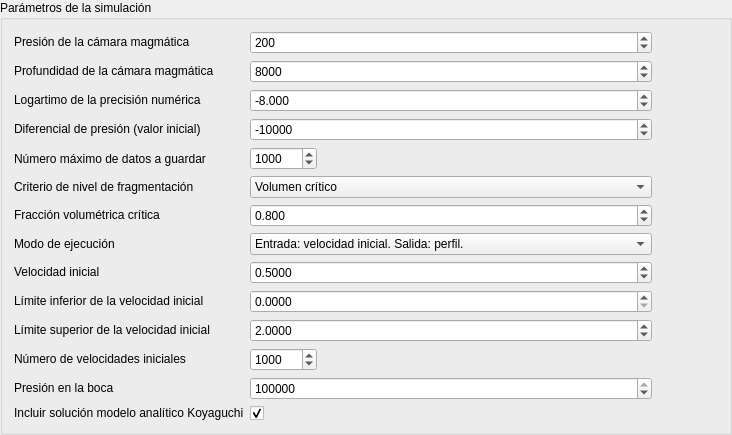
         <widget class="QGroupBox" name="SimulacionBox">
          <property name="title">
           <string>Parámetros de la simulación</string>
          </property>
          <layout class="QGridLayout" name="gridLayout_6">
           <item row="14" column="0">
            <widget class="QLabel" name="KA_label">
             <property name="enabled">
              <bool>true</bool>
             </property>
             <property name="sizePolicy">
              <sizepolicy hsizetype="Preferred" vsizetype="Fixed">
               <horstretch>0</horstretch>
               <verstretch>0</verstretch>
              </sizepolicy>
             </property>
             <property name="layoutDirection">
              <enum>Qt::LeftToRight</enum>
             </property>
             <property name="text">
              <string>Incluir solución modelo analítico Koyaguchi</string>
             </property>
             <property name="alignment">
              <set>Qt::AlignLeading|Qt::AlignLeft|Qt::AlignVCenter</set>
             </property>
            </widget>
           </item>
           <item row="0" column="1">
            <widget class="QDoubleSpinBox" name="P0_box">
             <property name="sizePolicy">
              <sizepolicy hsizetype="Minimum" vsizetype="Fixed">
               <horstretch>0</horstretch>
               <verstretch>0</verstretch>
              </sizepolicy>
             </property>
             <property name="suffix">
              <string/>
             </property>
             <property name="decimals">
              <number>0</number>
             </property>
             <property name="minimum">
              <double>0.000000000000000</double>
             </property>
             <property name="maximum">
              <double>1000000.000000000000000</double>
             </property>
             <property name="singleStep">
              <double>50.000000000000000</double>
             </property>
             <property name="value">
              <double>200.000000000000000</double>
             </property>
            </widget>
           </item>
           <item row="1" column="2">
            <widget class="QLabel" name="z0_image">
             <property name="enabled">
              <bool>true</bool>
             </property>
             <property name="sizePolicy">
              <sizepolicy hsizetype="Fixed" vsizetype="Fixed">
               <horstretch>0</horstretch>
               <verstretch>0</verstretch>
              </sizepolicy>
             </property>
             <property name="minimumSize">
              <size>
               <width>20</width>
               <height>20</height>
              </size>
             </property>
             <property name="maximumSize">
              <size>
               <width>30</width>
               <height>20</height>
              </size>
             </property>
             <property name="sizeIncrement">
              <size>
               <width>0</width>
               <height>0</height>
              </size>
             </property>
             <property name="baseSize">
              <size>
               <width>20</width>
               <height>20</height>
              </size>
             </property>
             <property name="text">
              <string/>
             </property>
             <property name="pixmap">
              <pixmap resource="ImágenesUnidades.qrc">:/units/Unidades latex/m.png</pixmap>
             </property>
             <property name="scaledContents">
              <bool>true</bool>
             </property>
            </widget>
           </item>
           <item row="4" column="0">
            <widget class="QLabel" name="N_label">
             <property name="text">
              <string>Número máximo de datos a guardar</string>
             </property>
            </widget>
           </item>
           <item row="14" column="1">
            <widget class="QCheckBox" name="KA_box">
             <property name="text">
              <string/>
             </property>
             <property name="checked">
              <bool>true</bool>
             </property>
            </widget>
           </item>
           <item row="8" column="0">
            <widget class="QLabel" name="modo_label">
             <property name="enabled">
              <bool>true</bool>
             </property>
             <property name="sizePolicy">
              <sizepolicy hsizetype="Preferred" vsizetype="Fixed">
               <horstretch>0</horstretch>
               <verstretch>0</verstretch>
              </sizepolicy>
             </property>
             <property name="layoutDirection">
              <enum>Qt::LeftToRight</enum>
             </property>
             <property name="text">
              <string>Modo de ejecución</string>
             </property>
             <property name="alignment">
              <set>Qt::AlignLeading|Qt::AlignLeft|Qt::AlignVCenter</set>
             </property>
            </widget>
           </item>
           <item row="8" column="1">
            <widget class="QComboBox" name="modo_box">
             <item>
              <property name="text">
               <string>Entrada: velocidad inicial. Salida: perfil.</string>
              </property>
             </item>
             <item>
              <property name="text">
               <string>Entrada: rangos de velocidad de inicial. Salida: variables en la boca.</string>
              </property>
             </item>
             <item>
              <property name="text">
               <string>Entrada: presión en la boca. Salida: perfil.</string>
              </property>
             </item>
            </widget>
           </item>
           <item row="1" column="1">
            <widget class="QDoubleSpinBox" name="z0_box">
             <property name="sizePolicy">
              <sizepolicy hsizetype="Minimum" vsizetype="Fixed">
               <horstretch>0</horstretch>
               <verstretch>0</verstretch>
              </sizepolicy>
             </property>
             <property name="suffix">
              <string/>
             </property>
             <property name="decimals">
              <number>0</number>
             </property>
             <property name="minimum">
              <double>0.000000000000000</double>
             </property>
             <property name="maximum">
              <double>1000000.000000000000000</double>
             </property>
             <property name="singleStep">
              <double>1000.000000000000000</double>
             </property>
             <property name="value">
              <double>8000.000000000000000</double>
             </property>
            </widget>
           </item>
           <item row="11" column="1">
            <widget class="QDoubleSpinBox" name="u02_box">
             <property name="sizePolicy">
              <sizepolicy hsizetype="Minimum" vsizetype="Fixed">
               <horstretch>0</horstretch>
               <verstretch>0</verstretch>
              </sizepolicy>
             </property>
             <property name="suffix">
              <string/>
             </property>
             <property name="decimals">
              <number>4</number>
             </property>
             <property name="minimum">
              <double>0.000000000000000</double>
             </property>
             <property name="maximum">
              <double>20.000000000000000</double>
             </property>
             <property name="singleStep">
              <double>0.100000000000000</double>
             </property>
             <property name="value">
              <double>2.000000000000000</double>
             </property>
            </widget>
           </item>
           <item row="12" column="0">
            <widget class="QLabel" name="Nu0_label">
             <property name="enabled">
              <bool>true</bool>
             </property>
             <property name="sizePolicy">
              <sizepolicy hsizetype="Preferred" vsizetype="Fixed">
               <horstretch>0</horstretch>
               <verstretch>0</verstretch>
              </sizepolicy>
             </property>
             <property name="layoutDirection">
              <enum>Qt::LeftToRight</enum>
             </property>
             <property name="text">
              <string>Número de velocidades iniciales</string>
             </property>
             <property name="alignment">
              <set>Qt::AlignLeading|Qt::AlignLeft|Qt::AlignVCenter</set>
             </property>
            </widget>
           </item>
           <item row="11" column="0">
            <widget class="QLabel" name="u02_label">
             <property name="enabled">
              <bool>true</bool>
             </property>
             <property name="sizePolicy">
              <sizepolicy hsizetype="Preferred" vsizetype="Fixed">
               <horstretch>0</horstretch>
               <verstretch>0</verstretch>
              </sizepolicy>
             </property>
             <property name="layoutDirection">
              <enum>Qt::LeftToRight</enum>
             </property>
             <property name="text">
              <string>Límite superior de la velocidad inicial</string>
             </property>
             <property name="alignment">
              <set>Qt::AlignLeading|Qt::AlignLeft|Qt::AlignVCenter</set>
             </property>
            </widget>
           </item>
           <item row="9" column="0">
            <widget class="QLabel" name="u0_label">
             <property name="enabled">
              <bool>true</bool>
             </property>
             <property name="sizePolicy">
              <sizepolicy hsizetype="Preferred" vsizetype="Fixed">
               <horstretch>0</horstretch>
               <verstretch>0</verstretch>
              </sizepolicy>
             </property>
             <property name="layoutDirection">
              <enum>Qt::LeftToRight</enum>
             </property>
             <property name="text">
              <string>Velocidad inicial</string>
             </property>
             <property name="alignment">
              <set>Qt::AlignLeading|Qt::AlignLeft|Qt::AlignVCenter</set>
             </property>
            </widget>
           </item>
           <item row="10" column="2">
            <widget class="QLabel" name="u01_image">
             <property name="enabled">
              <bool>true</bool>
             </property>
             <property name="sizePolicy">
              <sizepolicy hsizetype="Fixed" vsizetype="Fixed">
               <horstretch>0</horstretch>
               <verstretch>0</verstretch>
              </sizepolicy>
             </property>
             <property name="minimumSize">
              <size>
               <width>20</width>
               <height>20</height>
              </size>
             </property>
             <property name="maximumSize">
              <size>
               <width>40</width>
               <height>40</height>
              </size>
             </property>
             <property name="sizeIncrement">
              <size>
               <width>0</width>
               <height>0</height>
              </size>
             </property>
             <property name="baseSize">
              <size>
               <width>20</width>
               <height>20</height>
              </size>
             </property>
             <property name="text">
              <string/>
             </property>
             <property name="pixmap">
              <pixmap resource="ImágenesUnidades.qrc">:/units/Unidades latex/u.png</pixmap>
             </property>
             <property name="scaledContents">
              <bool>true</bool>
             </property>
            </widget>
           </item>
           <item row="10" column="0">
            <widget class="QLabel" name="u01_label">
             <property name="enabled">
              <bool>true</bool>
             </property>
             <property name="sizePolicy">
              <sizepolicy hsizetype="Preferred" vsizetype="Fixed">
               <horstretch>0</horstretch>
               <verstretch>0</verstretch>
              </sizepolicy>
             </property>
             <property name="layoutDirection">
              <enum>Qt::LeftToRight</enum>
             </property>
             <property name="text">
              <string>Límite inferior de la velocidad inicial</string>
             </property>
             <property name="alignment">
              <set>Qt::AlignLeading|Qt::AlignLeft|Qt::AlignVCenter</set>
             </property>
            </widget>
           </item>
           <item row="12" column="1">
            <widget class="MultSpinBox" name="Nu0_box">
             <property name="enabled">
              <bool>true</bool>
             </property>
             <property name="sizePolicy">
              <sizepolicy hsizetype="Fixed" vsizetype="Fixed">
               <horstretch>0</horstretch>
               <verstretch>0</verstretch>
              </sizepolicy>
             </property>
             <property name="minimum">
              <number>1</number>
             </property>
             <property name="maximum">
              <number>100000000</number>
             </property>
             <property name="singleStep">
              <number>1</number>
             </property>
             <property name="value">
              <number>1000</number>
             </property>
            </widget>
           </item>
           <item row="7" column="0">
            <widget class="QLabel" name="vcrit_label">
             <property name="enabled">
              <bool>true</bool>
             </property>
             <property name="sizePolicy">
              <sizepolicy hsizetype="Preferred" vsizetype="Fixed">
               <horstretch>0</horstretch>
               <verstretch>0</verstretch>
              </sizepolicy>
             </property>
             <property name="layoutDirection">
              <enum>Qt::LeftToRight</enum>
             </property>
             <property name="text">
              <string>Fracción volumétrica crítica</string>
             </property>
             <property name="alignment">
              <set>Qt::AlignLeading|Qt::AlignLeft|Qt::AlignVCenter</set>
             </property>
            </widget>
           </item>
           <item row="6" column="0">
            <widget class="QLabel" name="cri_label">
             <property name="sizePolicy">
              <sizepolicy hsizetype="Preferred" vsizetype="Fixed">
               <horstretch>0</horstretch>
               <verstretch>0</verstretch>
              </sizepolicy>
             </property>
             <property name="layoutDirection">
              <enum>Qt::LeftToRight</enum>
             </property>
             <property name="text">
              <string>Criterio de nivel de fragmentación</string>
             </property>
             <property name="alignment">
              <set>Qt::AlignLeading|Qt::AlignLeft|Qt::AlignVCenter</set>
             </property>
            </widget>
           </item>
           <item row="11" column="2">
            <widget class="QLabel" name="u02_image">
             <property name="enabled">
              <bool>true</bool>
             </property>
             <property name="sizePolicy">
              <sizepolicy hsizetype="Fixed" vsizetype="Fixed">
               <horstretch>0</horstretch>
               <verstretch>0</verstretch>
              </sizepolicy>
             </property>
             <property name="minimumSize">
              <size>
               <width>20</width>
               <height>20</height>
              </size>
             </property>
             <property name="maximumSize">
              <size>
               <width>40</width>
               <height>40</height>
              </size>
             </property>
             <property name="sizeIncrement">
              <size>
               <width>0</width>
               <height>0</height>
              </size>
             </property>
             <property name="baseSize">
              <size>
               <width>20</width>
               <height>20</height>
              </size>
             </property>
             <property name="text">
              <string/>
             </property>
             <property name="pixmap">
              <pixmap resource="ImágenesUnidades.qrc">:/units/Unidades latex/u.png</pixmap>
             </property>
             <property name="scaledContents">
              <bool>true</bool>
             </property>
            </widget>
           </item>
           <item row="13" column="1">
            <widget class="QDoubleSpinBox" name="Pb_box">
             <property name="sizePolicy">
              <sizepolicy hsizetype="Minimum" vsizetype="Fixed">
               <horstretch>0</horstretch>
               <verstretch>0</verstretch>
              </sizepolicy>
             </property>
             <property name="suffix">
              <string/>
             </property>
             <property name="decimals">
              <number>0</number>
             </property>
             <property name="minimum">
              <double>0.000000000000000</double>
             </property>
             <property name="maximum">
              <double>40000000.000000000000000</double>
             </property>
             <property name="singleStep">
              <double>100000.000000000000000</double>
             </property>
             <property name="value">
              <double>101325.000000000000000</double>
             </property>
            </widget>
           </item>
           <item row="0" column="2">
            <widget class="QLabel" name="P0_image">
             <property name="enabled">
              <bool>true</bool>
             </property>
             <property name="sizePolicy">
              <sizepolicy hsizetype="Fixed" vsizetype="Fixed">
               <horstretch>0</horstretch>
               <verstretch>0</verstretch>
              </sizepolicy>
             </property>
             <property name="minimumSize">
              <size>
               <width>60</width>
               <height>20</height>
              </size>
             </property>
             <property name="maximumSize">
              <size>
               <width>60</width>
               <height>25</height>
              </size>
             </property>
             <property name="sizeIncrement">
              <size>
               <width>0</width>
               <height>0</height>
              </size>
             </property>
             <property name="baseSize">
              <size>
               <width>20</width>
               <height>20</height>
              </size>
             </property>
             <property name="text">
              <string/>
             </property>
             <property name="pixmap">
              <pixmap resource="ImágenesUnidades.qrc">:/units/Unidades latex/MPa.png</pixmap>
             </property>
             <property name="scaledContents">
              <bool>true</bool>
             </property>
            </widget>
           </item>
           <item row="4" column="1">
            <widget class="MultSpinBox" name="N_box">
             <property name="enabled">
              <bool>true</bool>
             </property>
             <property name="sizePolicy">
              <sizepolicy hsizetype="Fixed" vsizetype="Fixed">
               <horstretch>0</horstretch>
               <verstretch>0</verstretch>
              </sizepolicy>
             </property>
             <property name="minimum">
              <number>1</number>
             </property>
             <property name="maximum">
              <number>100000000</number>
             </property>
             <property name="singleStep">
              <number>1</number>
             </property>
             <property name="value">
              <number>1000</number>
             </property>
            </widget>
           </item>
           <item row="0" column="0">
            <widget class="QLabel" name="P0_label">
             <property name="sizePolicy">
              <sizepolicy hsizetype="Preferred" vsizetype="Fixed">
               <horstretch>0</horstretch>
               <verstretch>0</verstretch>
              </sizepolicy>
             </property>
             <property name="layoutDirection">
              <enum>Qt::LeftToRight</enum>
             </property>
             <property name="text">
              <string>Presión de la cámara magmática</string>
             </property>
             <property name="alignment">
              <set>Qt::AlignLeading|Qt::AlignLeft|Qt::AlignVCenter</set>
             </property>
            </widget>
           </item>
           <item row="2" column="0">
            <widget class="QLabel" name="eps_label">
             <property name="sizePolicy">
              <sizepolicy hsizetype="Preferred" vsizetype="Fixed">
               <horstretch>0</horstretch>
               <verstretch>0</verstretch>
              </sizepolicy>
             </property>
             <property name="layoutDirection">
              <enum>Qt::LeftToRight</enum>
             </property>
             <property name="text">
              <string>Logartimo de la precisión numérica</string>
             </property>
             <property name="alignment">
              <set>Qt::AlignLeading|Qt::AlignLeft|Qt::AlignVCenter</set>
             </property>
            </widget>
           </item>
           <item row="9" column="2">
            <widget class="QLabel" name="u0_image">
             <property name="enabled">
              <bool>true</bool>
             </property>
             <property name="sizePolicy">
              <sizepolicy hsizetype="Fixed" vsizetype="Fixed">
               <horstretch>0</horstretch>
               <verstretch>0</verstretch>
              </sizepolicy>
             </property>
             <property name="minimumSize">
              <size>
               <width>20</width>
               <height>20</height>
              </size>
             </property>
             <property name="maximumSize">
              <size>
               <width>40</width>
               <height>40</height>
              </size>
             </property>
             <property name="sizeIncrement">
              <size>
               <width>0</width>
               <height>0</height>
              </size>
             </property>
             <property name="baseSize">
              <size>
               <width>20</width>
               <height>20</height>
              </size>
             </property>
             <property name="text">
              <string/>
             </property>
             <property name="pixmap">
              <pixmap resource="ImágenesUnidades.qrc">:/units/Unidades latex/u.png</pixmap>
             </property>
             <property name="scaledContents">
              <bool>true</bool>
             </property>
            </widget>
           </item>
           <item row="7" column="1">
            <widget class="QDoubleSpinBox" name="vcrit_box">
             <property name="suffix">
              <string/>
             </property>
             <property name="decimals">
              <number>3</number>
             </property>
             <property name="minimum">
              <double>0.000000000000000</double>
             </property>
             <property name="maximum">
              <double>1.000000000000000</double>
             </property>
             <property name="singleStep">
              <double>0.050000000000000</double>
             </property>
             <property name="value">
              <double>0.800000000000000</double>
             </property>
            </widget>
           </item>
           <item row="9" column="1">
            <widget class="QDoubleSpinBox" name="u0_box">
             <property name="sizePolicy">
              <sizepolicy hsizetype="Minimum" vsizetype="Fixed">
               <horstretch>0</horstretch>
               <verstretch>0</verstretch>
              </sizepolicy>
             </property>
             <property name="suffix">
              <string/>
             </property>
             <property name="decimals">
              <number>4</number>
             </property>
             <property name="minimum">
              <double>0.000000000000000</double>
             </property>
             <property name="maximum">
              <double>20.000000000000000</double>
             </property>
             <property name="singleStep">
              <double>0.100000000000000</double>
             </property>
             <property name="value">
              <double>0.500000000000000</double>
             </property>
            </widget>
           </item>
           <item row="2" column="1">
            <widget class="QDoubleSpinBox" name="eps_box">
             <property name="sizePolicy">
              <sizepolicy hsizetype="Minimum" vsizetype="Fixed">
               <horstretch>0</horstretch>
               <verstretch>0</verstretch>
              </sizepolicy>
             </property>
             <property name="suffix">
              <string/>
             </property>
             <property name="decimals">
              <number>3</number>
             </property>
             <property name="minimum">
              <double>-14.000000000000000</double>
             </property>
             <property name="maximum">
              <double>-1.000000000000000</double>
             </property>
             <property name="singleStep">
              <double>1.000000000000000</double>
             </property>
             <property name="value">
              <double>-8.000000000000000</double>
             </property>
            </widget>
           </item>
           <item row="10" column="1">
            <widget class="QDoubleSpinBox" name="u01_box">
             <property name="sizePolicy">
              <sizepolicy hsizetype="Minimum" vsizetype="Fixed">
               <horstretch>0</horstretch>
               <verstretch>0</verstretch>
              </sizepolicy>
             </property>
             <property name="suffix">
              <string/>
             </property>
             <property name="decimals">
              <number>4</number>
             </property>
             <property name="minimum">
              <double>0.000000000000000</double>
             </property>
             <property name="maximum">
              <double>20.000000000000000</double>
             </property>
             <property name="singleStep">
              <double>0.100000000000000</double>
             </property>
             <property name="value">
              <double>0.000000000000000</double>
             </property>
            </widget>
           </item>
           <item row="1" column="0">
            <widget class="QLabel" name="z0_label">
             <property name="sizePolicy">
              <sizepolicy hsizetype="Preferred" vsizetype="Fixed">
               <horstretch>0</horstretch>
               <verstretch>0</verstretch>
              </sizepolicy>
             </property>
             <property name="layoutDirection">
              <enum>Qt::LeftToRight</enum>
             </property>
             <property name="text">
              <string>Profundidad de la cámara magmática</string>
             </property>
             <property name="alignment">
              <set>Qt::AlignLeading|Qt::AlignLeft|Qt::AlignVCenter</set>
             </property>
            </widget>
           </item>
           <item row="13" column="2">
            <widget class="QLabel" name="Pb_image">
             <property name="enabled">
              <bool>true</bool>
             </property>
             <property name="sizePolicy">
              <sizepolicy hsizetype="Fixed" vsizetype="Fixed">
               <horstretch>0</horstretch>
               <verstretch>0</verstretch>
              </sizepolicy>
             </property>
             <property name="minimumSize">
              <size>
               <width>30</width>
               <height>20</height>
              </size>
             </property>
             <property name="maximumSize">
              <size>
               <width>30</width>
               <height>25</height>
              </size>
             </property>
             <property name="sizeIncrement">
              <size>
               <width>0</width>
               <height>0</height>
              </size>
             </property>
             <property name="baseSize">
              <size>
               <width>20</width>
               <height>20</height>
              </size>
             </property>
             <property name="text">
              <string/>
             </property>
             <property name="pixmap">
              <pixmap resource="ImágenesUnidades.qrc">:/units/Unidades latex/P.png</pixmap>
             </property>
             <property name="scaledContents">
              <bool>true</bool>
             </property>
            </widget>
           </item>
           <item row="6" column="1">
            <widget class="QComboBox" name="cri_box">
             <item>
              <property name="text">
               <string>Volumen crítico</string>
              </property>
             </item>
            </widget>
           </item>
           <item row="13" column="0">
            <widget class="QLabel" name="Pb_label">
             <property name="enabled">
              <bool>true</bool>
             </property>
             <property name="sizePolicy">
              <sizepolicy hsizetype="Preferred" vsizetype="Fixed">
               <horstretch>0</horstretch>
               <verstretch>0</verstretch>
              </sizepolicy>
             </property>
             <property name="layoutDirection">
              <enum>Qt::LeftToRight</enum>
             </property>
             <property name="text">
              <string>Presión en la boca</string>
             </property>
             <property name="alignment">
              <set>Qt::AlignLeading|Qt::AlignLeft|Qt::AlignVCenter</set>
             </property>
            </widget>
           </item>
           <item row="3" column="0">
            <widget class="QLabel" name="dP_label">
             <property name="sizePolicy">
              <sizepolicy hsizetype="Preferred" vsizetype="Fixed">
               <horstretch>0</horstretch>
               <verstretch>0</verstretch>
              </sizepolicy>
             </property>
             <property name="layoutDirection">
              <enum>Qt::LeftToRight</enum>
             </property>
             <property name="text">
              <string>Diferencial de presión (valor inicial)</string>
             </property>
             <property name="alignment">
              <set>Qt::AlignLeading|Qt::AlignLeft|Qt::AlignVCenter</set>
             </property>
            </widget>
           </item>
           <item row="3" column="1">
            <widget class="QDoubleSpinBox" name="dP_box">
             <property name="sizePolicy">
              <sizepolicy hsizetype="Minimum" vsizetype="Fixed">
               <horstretch>0</horstretch>
               <verstretch>0</verstretch>
              </sizepolicy>
             </property>
             <property name="suffix">
              <string/>
             </property>
             <property name="decimals">
              <number>0</number>
             </property>
             <property name="minimum">
              <double>-100000000.000000000000000</double>
             </property>
             <property name="maximum">
              <double>0.000000000000000</double>
             </property>
             <property name="singleStep">
              <double>10000.000000000000000</double>
             </property>
             <property name="value">
              <double>-10000.000000000000000</double>
             </property>
            </widget>
           </item>
           <item row="3" column="2">
            <widget class="QLabel" name="dP_image">
             <property name="enabled">
              <bool>true</bool>
             </property>
             <property name="sizePolicy">
              <sizepolicy hsizetype="Fixed" vsizetype="Fixed">
               <horstretch>0</horstretch>
               <verstretch>0</verstretch>
              </sizepolicy>
             </property>
             <property name="minimumSize">
              <size>
               <width>30</width>
               <height>20</height>
              </size>
             </property>
             <property name="maximumSize">
              <size>
               <width>30</width>
               <height>25</height>
              </size>
             </property>
             <property name="sizeIncrement">
              <size>
               <width>0</width>
               <height>0</height>
              </size>
             </property>
             <property name="baseSize">
              <size>
               <width>20</width>
               <height>20</height>
              </size>
             </property>
             <property name="text">
              <string/>
             </property>
             <property name="pixmap">
              <pixmap resource="ImágenesUnidades.qrc">:/units/Unidades latex/P.png</pixmap>
             </property>
             <property name="scaledContents">
              <bool>true</bool>
             </property>
            </widget>
           </item>
          </layout>
         </widget>
